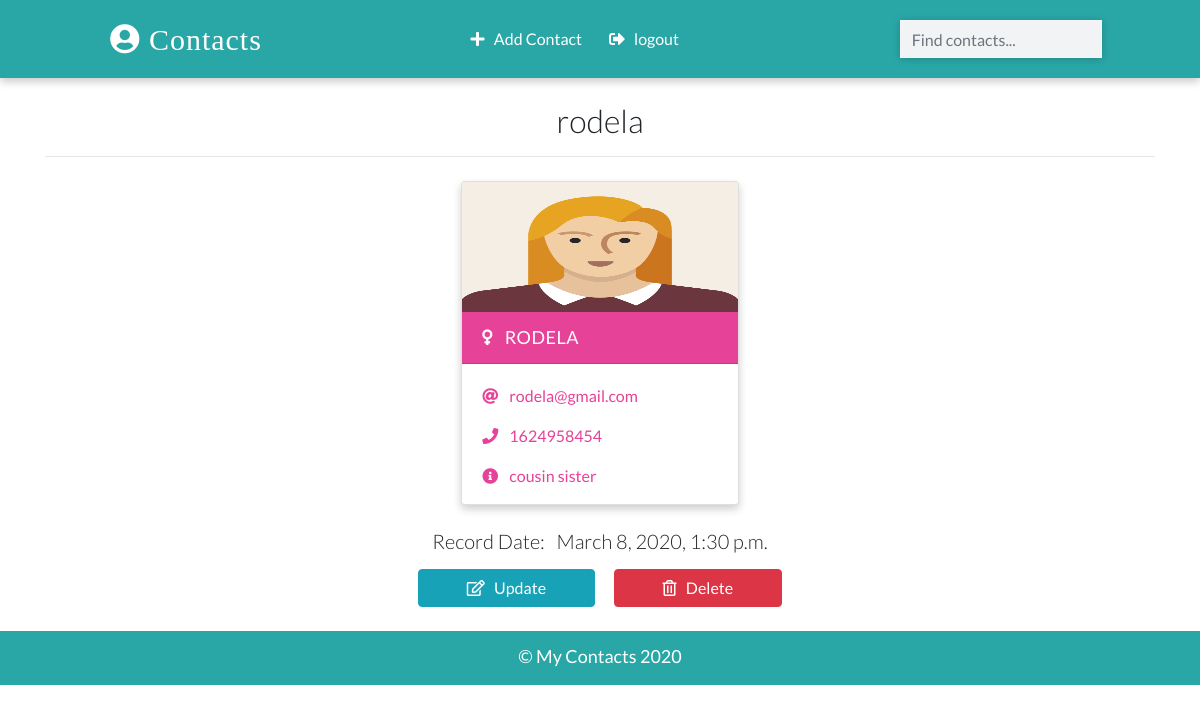
The app's page /detail/9/ (signed in) with its own data.
### cms/models.py (models this page shows, shortened)
class Contact(models.Model):
    manager = models.ForeignKey(User, on_delete = models.CASCADE, default = None)
    name = models.CharField(max_length=20)
    email = models.EmailField(max_length=100)
    phone = models.IntegerField()
    info = models.CharField(max_length=30)
    gender = models.CharField(max_length=50, choices=(
        ('male', 'Male'),
        ('female', 'Female'),
    ))
    image = models.ImageField(upload_to='images/', blank=True)
    date_added = models.DateTimeField(default = datetime.now)
    class Meta:
        ordering = ['-id']

### cms/views.py (the view)
# urls.py: path('detail/<pk>/', views.DetailPageView.as_view(), name='detail'),
class DetailPageView(LoginRequiredMixin, DetailView):
    template_name = 'detail.html'
    model = Contact
    context_object_name = 'contacts'

### templates/detail.html (shortened to what this page needs)
{% extends 'base.html' %}
{% load static %}
{% block main_content %}
{% if contacts.manager == request.user %}
    <div class="container">
      <h2 class="heading font-weight-light text-center">{{ contacts.name }}</h2>
      <hr />
    </div>
    <div class="container main-part">
      {% include 'partials/_card.html' %}
    </div>
    <div class="container mt-3">
        <h5 class="text-center my-3 font-weight-light">Record Date: &nbsp; {{contacts.date_added}}</h5>
        <p class="text-center text-light">
            <a class="btn btn-info px-5" href="{% url 'update' contacts.id %}">
                <i class="far fa-edit"></i> &nbsp; Update
            </a>
            <a class="btn btn-danger px-5" href="{% url 'delete' contacts.id %}">
                <i class="far fa-trash-alt"></i> &nbsp; Delete
            </a>
        </p>
    </div>
{% else %}
    <div class="container">
      <h2 class="heading font-weight-light text-center">You don't have access to this page!</h2>
    </div>
{% endif %}
{% endblock main_content %}

### templates/partials/_card.html
{% load static %}
{% if contacts.gender == 'male' %}
    <div class="card my-2 mx-2 boy-card {% if 'detail' in request.path %} mx-auto w-25 {% endif %} ">
        <img src="{% if contacts.image %}
        {{contacts.image.url}}
        {% else %}
        {% static 'images/boy.png' %}
        {% endif %}" class="img-fluid" />
        <div class="card-header">
        <a href="{% url 'detail' contacts.id %}" class="text-white header-link"
            ><i class="fas fa-mars mr-2"></i> {{contacts.name}}</a>
        </div>
        <div class="card-body pb-0">
        <p>
            <i class="fas fa-at mr-2"></i>
            <a href="mailto:sajid.mahboob16@gmail.com">{{contacts.email}} </a>
        </p>
        <p>
            <i class="fas fa-phone mr-2"></i>
            <a href="tel:01624958454">{{contacts.phone}}</a>
        </p>
        <p><i class="fas fa-info-circle mr-2"></i> {{contacts.info}}</p>
        </div>
    </div>
{% else %}
    <div class="card my-2 mx-2 girl-card {% if 'detail' in request.path %} mx-auto w-25 {% endif %} ">
        <img src="{% static 'images/girl.png' %}" class="img-fluid" />
        <div class="card-header">
        <a href="{% url 'detail' contacts.id %}" class="text-white header-link"
            ><i class="fas fa-venus mr-2"></i> {{contacts.name}} </a
        >
        </div>
        <div class="card-body pb-0">
        <p>
            <i class="fas fa-at mr-2"></i>
            <a href="mailto:sajid.mahboob16@gmail.com">{{contacts.email}}</a>
        </p>
        <p>
            <i class="fas fa-phone mr-2"></i>
            <a href="tel:01624958454">{{contacts.phone}}</a>
        </p>
        <p><i class="fas fa-info-circle mr-2"></i> {{contacts.info}}</p>
        </div>
    </div>
 {% endif %}

### static/css/main.css (style rules this page uses)
:root { --back: #29a7a6; --girl: #e64298; --boy: #2874dd; }
body { font-family: Lato, sans-serif; }
.card { box-shadow: 0 4px 8px 0 rgba(0, 0, 0, 0.2); transition: 0.3s; min-width: 250px; box-sizing: border-box; }
img { height: 130px !important; }
.card-header { font-size: 18px; letter-spacing: 0.5px; text-transform: uppercase; }
.girl-card .card-header { background-color: var(--girl); }
.girl-card .card-body, .girl-card .card-body p a { color: var(--girl); }
.card-body p { cursor: pointer; }
.main-part { display: flex; flex-wrap: wrap; justify-content: space-evenly; }

### records on screen
Contact: name "rodela", name "RODELA", email "rodela@gmail.com", phone "1624958454", info "cousin sister", date_added "March 8, 2020, 1:30 p.m."
